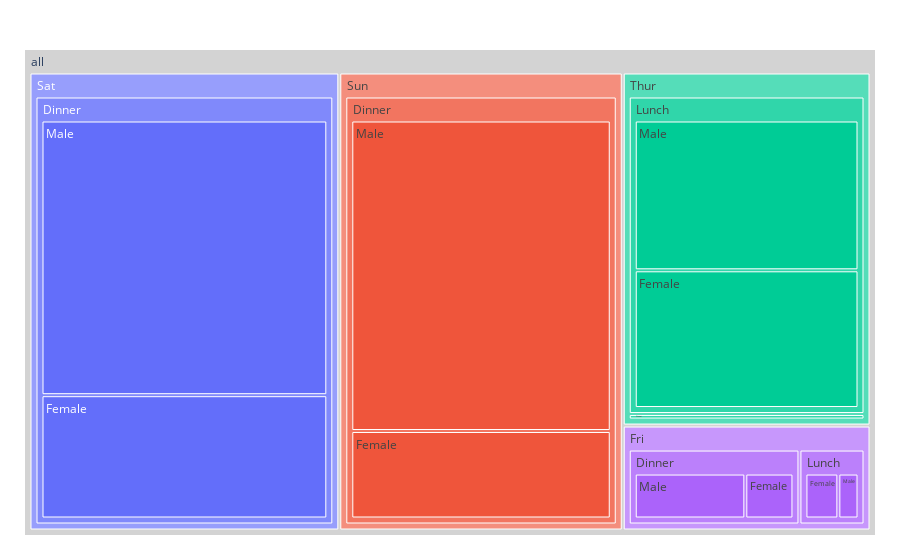

Notebook code for this chart:
### Code cell
import plotly.express as px

# 使用 tips 数据集作为示例数据
df = px.data.tips()

# 创建 treemap 图表，指定路径和值，按照 day、time、sex 的关系进行表达
fig = px.treemap(df, path=[px.Constant("all"), 'day', 'time', 'sex'], values='total_bill')

# 更新节点颜色
fig.update_traces(root_color="lightgrey")

# 更新布局设置
fig.update_layout(margin=dict(t=50, l=25, r=25, b=25))
    # update_layout 方法用于更新 Plotly 图表的整体布局，
    # 其中 margin 参数用于设置图表的上、左、右和下边距的大小。
    # 在这里，dict(t=50, l=25, r=25, b=25) 
    # 表示设置上边距（top）为 50，左边距（left）为 25，右边距（right）为 25，下边距（bottom）为 25。
# 显示图表
fig.show()

### Figure 1 — Plotly figure (JSON) as saved in the notebook; plotly's stock layout.template omitted (floating-point values rounded to 4 significant figures)
{"data": [{"branchvalues": "total", "domain": {"x": [0, 1], "y": [0, 1]}, "hovertemplate": "labels=%{label}<br>total_bill=%{value}<br>parent=%{parent}<br>id=%{id}<extra></extra>", "ids": ["all/Fri/Dinner/Female", "all/Sat/Dinner/Female", "all/Sun/Dinner/Female", "all/Thur/Dinner/Female", "all/Fri/Lunch/Female", "all/Thur/Lunch/Female", "all/Fri/Dinner/Male", "all/Sat/Dinner/Male", "all/Sun/Dinner/Male", "all/Fri/Lunch/Male", "all/Thur/Lunch/Male", "all/Fri/Dinner", "all/Sat/Dinner", "all/Sun/Dinner", "all/Thur/Dinner", "all/Fri/Lunch", "all/Thur/Lunch", "all/Fri", "all/Sat", "all/Sun", "all/Thur", "all"], "labels": ["Female", "Female", "Female", "Female", "Female", "Female", "Male", "Male", "Male", "Male", "Male", "Dinner", "Dinner", "Dinner", "Dinner", "Lunch", "Lunch", "Fri", "Sat", "Sun", "Thur", "all"], "name": "", "parents": ["all/Fri/Dinner", "all/Sat/Dinner", "all/Sun/Dinner", "all/Thur/Dinner", "all/Fri/Lunch", "all/Thur/Lunch", "all/Fri/Dinner", "all/Sat/Dinner", "all/Sun/Dinner", "all/Fri/Lunch", "all/Thur/Lunch", "all/Fri", "all/Sat", "all/Sun", "all/Thur", "all/Fri", "all/Thur", "all", "all", "all", "all", ""], "root": {"color": "lightgrey"}, "type": "treemap", "values": [71.55, 551.0, 357.7, 18.78, 55.76, 516.1, 164.4, 1227.0, 1269.0, 34.16, 561.4, 236.0, 1778.0, 1627.0, 18.78, 89.92, 1078.0, 325.9, 1778.0, 1627.0, 1096.0, 4828.0]}], "layout": {"legend": {"tracegroupgap": 0}, "margin": {"b": 25, "l": 25, "r": 25, "t": 50}}}
